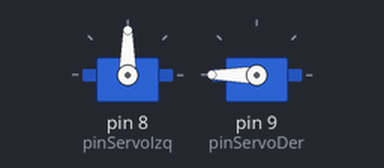
Bench run of a sketch on a simulated Arduino Uno, built with avr-gcc and run on an emulated ATmega328P. On the bench: 2 × servo.

Above: at 0.05 s.
At 6.0 s:
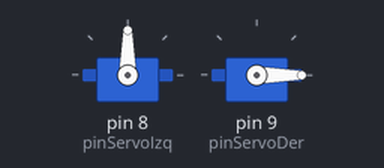
At 9.0 s:
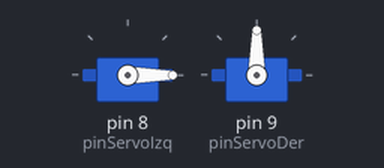
At 12.0 s:
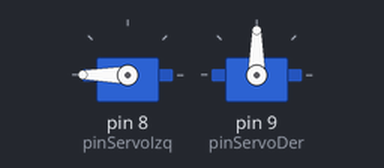
Timing chart, 0 to 15.6 s (numbered marks = the images above):
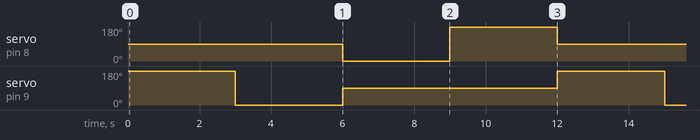

Measured:
- by itself, servo on pin 8 (pinServoIzq): repeats every 12.0 s: 180° 3.0 s, 90° 6.0 s, 0° 3.0 s
- by itself, servo on pin 9 (pinServoDer): repeats every 12.0 s: 90° 6.0 s, 180° 3.0 s, 0° 3.0 s

The sketch:

CambioDeDireccionConMovimiento.ino
```cpp
#include <Servo.h>

Servo servoIzq;
Servo servoDer;
int pinServoIzq = 8;
int pinServoDer = 9;


void setup() {
  servoIzq.attach(pinServoIzq);
  servoDer.attach(pinServoDer);
}

void loop() {
  // Una rueda permanece parada, mientras la otra gira.
  // En el momento en que las dos ruedas no se muevan a la misma velocidad se producirá un cambio en la dirección.

  // En este caso, gira hacia la izquierda (avanzando hacia delante)
  servoIzq.write(90); // rueda izda parada
  servoDer.write(180); // rueda derecha a maxima velocidad
  delay(3000);

  // En este caso, gira hacia la izquierda (avanzando hacia atrás)
  servoIzq.write(90);
  servoDer.write(0);
  delay(3000);

  // En este caso, gira hacia la derecha (avanzando hacia delante)
  servoIzq.write(0); // rueda izda parada
  servoDer.write(90); // rueda derecha a maxima velocidad
  delay(3000);

  // En este caso, gira hacia la derecha (avanzando hacia atrás)
  servoIzq.write(180);
  servoDer.write(90);
  delay(3000);
}
```
